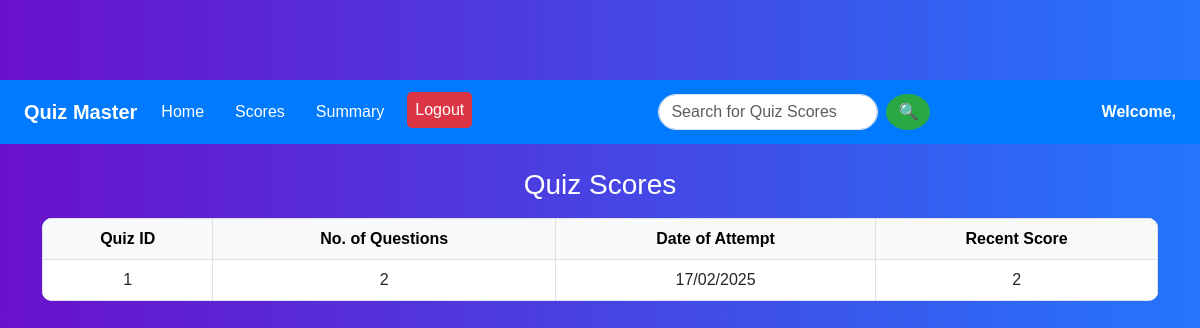
/user-scores (signed in), run on the app's committed database.
### models/models.py (models this page shows, shortened)
class Scores(db.Model):
    id=db.Column(db.Integer, primary_key=True)
    quiz_id=db.Column(db.Integer, db.ForeignKey('quiz.id'), nullable=False)
    user_id=db.Column(db.Integer, db.ForeignKey('user.id'), nullable=False)
    time_stamp_of_attempt=db.Column(db.DateTime, nullable=False)
    total_scored=db.Column(db.Integer, nullable=False)

### app.py (the view)
@app.route('/user-scores')
@login_required
def user_scores():
    user_id=current_user.id
    latest_attempts = (
        db.session.query(
            Scores.quiz_id,
            func.max(Scores.time_stamp_of_attempt).label('latest_attempt')
        )
        .filter(Scores.user_id == current_user.id)  # Only the logged-in user's scores
        .group_by(Scores.quiz_id)  # Group by quiz_id to get only the latest attempt
        .all()
    )
    quiz_scores = []
    for quiz_id, latest_attempt in latest_attempts:
        latest_score = Scores.query.filter_by(quiz_id=quiz_id, user_id=current_user.id, time_stamp_of_attempt=latest_attempt).first()
        if latest_score:
            quiz = Quiz.query.get(quiz_id)  # Get quiz details
            if quiz:
                quiz_scores.append({
                    "id": quiz.id,
                    "num_questions": quiz.num_questions(),  # Assuming you have this function
                    "date": latest_attempt.strftime('%d/%m/%Y'),  # Extract date only
                    "score": latest_score.total_scored  # Use the correct score
                })
    return render_template("user_scores.html", user_id=user_id,quiz_scores=quiz_scores)

### app.py (called while the page is built)
@login_manager.user_loader
def load_user(user_id):
    return User.query.get(int(user_id)) or Admin.query.get(int(user_id))

### models/models.py (called while the page is built)
    def num_questions(self):
        return len(self.questions)

### templates/user_scores.html (shortened to what this page needs)
<!DOCTYPE html>
<html lang="en">
<head>
    <link rel="stylesheet" href="https://cdn.jsdelivr.net/npm/bootstrap@5.3.0/dist/css/bootstrap.min.css">
    <link rel="stylesheet" href="{{ url_for('static', filename='css/user_scores.css') }}">
</head>
<body>
    <nav class="navbar navbar-expand-lg">
        <div class="container-fluid">
            <a class="navbar-brand" href="{{ url_for('user_dashboard') }}">Quiz Master</a>
            <div class="collapse navbar-collapse justify-content-between" id="navbarNav">
                <ul class="navbar-nav">
                    <li class="nav-item"><a class="nav-link" href="{{ url_for('user_dashboard') }}">Home</a></li>
                    <li class="nav-item"><a class="nav-link" href="{{ url_for('user_scores') }}">Scores</a></li>
                    <li class="nav-item"><a class="nav-link" href="{{ url_for('user_summary', user_id=user_id) }}">Summary</a></li>
                    <li class="nav-item"><a class="nav-link logout-btn" href="{{ url_for('logout') }}">Logout</a></li>
                </ul>
                <form class="d-flex search-form" method="GET" action="{{ url_for('user_scores') }}">
                    <input type="text" class="form-control search-input" name="search"
                        placeholder="Search for Quiz Scores" value="{{ request.args.get('search', '') }}">
                    <button type="submit" class="btn search-button">🔍</button>
                </form>
                <span class="user-welcome">Welcome, {{ current_user.name }}</span>
            </div>
        </div>
    </nav>
    <div class="container mt-4">
        <h3 class="text-center">Quiz Scores</h3>
        {% if quiz_scores %}
        <table class="table table-bordered text-center mt-3">
            <thead class="table-light">
                <tr>
                    <th><div class="yellow-panel"></div>Quiz ID</th>
                    <th><div class="yellow-panel"></div>No. of Questions</th>
                    <th><div class="yellow-panel"></div>Date of Attempt</th>
                    <th><div class="yellow-panel"></div>Recent Score</th>
                </tr>
            </thead>
            <tbody>
                {% for quiz in quiz_scores %}
                <tr>
                    <td>{{ quiz.id }}</td>
                    <td>{{ quiz.num_questions }}</td>
                    <td>{{ quiz.date }}</td>
                    <td>{{ quiz.score }}</td>
                </tr>
                {% endfor %}
            </tbody>
        </table>
        {% else %}
        <p class="text-center mt-4">No quizzes attempted yet.</p>
        {% endif %}
    </div>
</body>
</html>

### static/css/user_scores.css (style rules this page uses)
body { font-family: 'Poppins', sans-serif; background: linear-gradient(to right, #6a11cb, #2575fc); color: white; margin-top: 80px; }
.navbar { background-color: #007bff; padding: 12px; }
.navbar-brand { color: white; font-weight: bold; }
.navbar-nav .nav-link { color: white; margin-right: 15px; }
.navbar-nav .logout-btn { background-color: #dc3545; padding: 6px 12px; border-radius: 5px; color: white; }
.search-form { display: flex; align-items: center; }
.search-input { border-radius: 20px; padding: 5px 12px; width: 220px; }
.search-button { background-color: #28a745; color: white; border-radius: 50%; margin-left: 8px; padding: 6px 12px; border: none; cursor: pointer; }
.user-welcome { font-size: 1rem; color: white; font-weight: bold; }
.table { background: white; border-radius: 10px; overflow: hidden; }
.table thead { background-color: #007bff; color: white; }

### data on the page
Scores: id "1", num_questions "2", date "17/02/2025", score "2"
